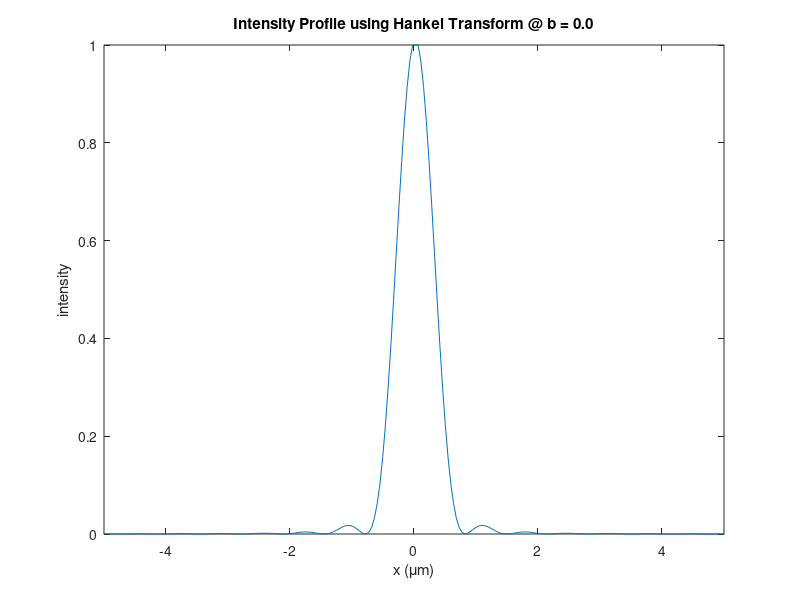

Recreate this plot in MATLAB. (Note: this script raises an error after producing the figure.)
%% *[2021-21674 : Kwon Joonwoo] - Midterm Answer*
%% *Q1. Focusing with amplitude modulation*
% ◆ Calculation of PSF

%%%%%%%%%%%%%%%%%%%%%%%%%%%%%%%%%%%%%%%%%%%%%%%%%%%%%%%%%%%%%%%%%%%%%%%%%%%%%%%%%%%%%%%%%%%
%%%%%%%%%%%%%%               Finding PSF using Hankel Transform              %%%%%%%%%%%%%% 
%%%%%%%%%%%%%%%%%%%%%%%%%%%%%%%%%%%%%%%%%%%%%%%%%%%%%%%%%%%%%%%%%%%%%%%%%%%%%%%%%%%%%%%%%%%

close all;
clear;
clc;

% parameters
lambda = 0.0005;    % mm, in vacuum
k = 2*pi/lambda;    % vacuum wavenumber

a = 6;              % mm, circular aperture radius
f = 20;             % mm, focal length
xL = a*15;          % mm, half limit in x
yL = a*15;          % mm, half limit in y
Nx = 1024*4;
Ny = 1024*4;

% Coordinate 1
xp = linspace(-xL,xL,Nx);  % 1D vector
yp = linspace(-yL,yL,Ny);  % 1D vector
[x, y] = meshgrid(xp,yp); 
r = sqrt(x.^2 + y.^2);

% Coordinate 2
fx = 1/diff(xp(1:2))*linspace(-Nx/2,Nx/2-1,Nx)/Nx;
fy = 1/diff(yp(1:2))*linspace(-Ny/2,Ny/2-1,Nx)/Ny;
x2 = fx*(lambda*(f));
y2 = fy*(lambda*(f));
[x2D, y2D] = meshgrid(x2,y2);
rho = sqrt(x2D.^2 + y2D.^2);

%
Nb = 30;
bs = linspace(0,5.9,Nb);

xLdisp = 3;   % micron
yLdisp = 3;   % micron

analyze_bs = zeros(Nb, Nx);

for cnt = 1:length(bs)
    b = bs(cnt);
    n_r2D = (k*a/f)*rho;
    n2_r2D = (k*b/f)*rho;
    
    % Pupil Function
    Pupil_h = zeros(size(r));
    Pupil_h(r>b & r<a) = 1;
    
    if b ~= 0
        apsf = 2/(a^2-b^2)*(a^2*besselj(1,n_r2D)./(n_r2D) - b^2*besselj(1,n2_r2D)./(n2_r2D));

        ipsf = abs(apsf).^2;
        n_ipsf = ipsf./max(ipsf(:));
        n_ipsf(round(Ny/2)+1, round(Nx/2)+1) = 1; % eliminate NAN value as its value is 1. [ lim(bessel(x)/x) = 0.5 ]
        
        mat = n_ipsf(round(Ny/2)+1,:);
        new_mat = round(mat, 2);
        analyze_bs(cnt,:) = new_mat;
        
        if rem(cnt,3) == 0
            figure; plot(xp, n_ipsf(round(Ny/2)+1,:));
            title(['Intensity Profile using Hankel Transform @ b = ', num2str(b,'% 5.1f')]); xlabel('x (\mum)'); ylabel('intensity');
            xlim([-5 5]);
            
            % subplot - Pupil Function
            figure; subplot(1,3,1); imagesc(xp,yp,Pupil_h); axis image; colormap pink; colorbar;
            set(gca,'YDir','normal','FontSize',9); xlim([-10 10]); ylim([-10 10]);xlabel('x (mm)');ylabel('y (mm)');
            title('Pupil Function');
 
            % subplot - Calculated PSF
            subplot(1,3,2); imagesc(x2*1000,y2*1000,n_ipsf); axis image; colormap pink; colorbar;
            set(gca,'YDir','normal','FontSize',9); xlim([-xLdisp xLdisp]); ylim([-yLdisp yLdisp]); xlabel('x (\mum)'); ylabel('y (\mum)');
            title('PSF');

            % subplot - Intensity Profile
            subplot(1,3,3); plot(x2*1000, mat); axis image; colormap pink; colorbar;
            set(gca,'YDir','normal','FontSize',9); xlim([-2 2]); ylim([-2 2]); xlabel('x (\mum)'); ylabel('intensity');
            title('Intensity Profile');
       
        end
        
    else
        apsf = 2*besselj(1,n_r2D)./(n_r2D);

        ipsf = abs(apsf).^2;
        n_ipsf = ipsf./max(ipsf(:));
        n_ipsf(round(Ny/2)+1, round(Nx/2)+1) = 1; % eliminate NAN value as its value is 1. [ lim(bessel(x)/x) = 0.5 ]
        
        % Intensity Profile
        figure; plot(xp, n_ipsf(round(Ny/2)+1,:));
        title(['Intensity Profile using Hankel Transform @ b = ', num2str(b,'% 5.1f')]); xlabel('x (\mum)'); ylabel('intensity');
        xlim([-5 5]);
        
        % subplot - Pupil Function
        figure; subplot(1,3,1); imagesc(xp,yp,Pupil_h); axis image; colormap pink; colorbar;
        set(gca,'YDir','normal','FontSize',9); xlim([-10 10]); ylim([-10 10]);xlabel('x (mm)');ylabel('y (mm)'); 
        title('Pupil Function');
        
        mat = n_ipsf(round(Ny/2)+1,:);
        new_mat = round(mat, 2);
        analyze_bs(cnt,:) = new_mat;
        
        % subplot - Calculated PSF
        subplot(1,3,2); imagesc(x2*1000,y2*1000,n_ipsf); axis image; colormap pink; colorbar;
        set(gca,'YDir','normal','FontSize',9); xlim([-xLdisp xLdisp]); ylim([-yLdisp yLdisp]); xlabel('x (\mum)'); ylabel('y (\mum)');
        title('PSF');
        
        % subplot - Intensity Profile
        subplot(1,3,3); plot(x2*1000, mat); axis image; colormap pink; colorbar;
        set(gca,'YDir','normal','FontSize',9); xlim([-2 2]); ylim([-2 2]); xlabel('x (\mum)'); ylabel('intensity');
        title('Intensity Profile');
    end
end

figure; imagesc(xp,yp,n_ipsf);xlim([-10 10]); ylim([-10 10]);
title('PSF using Hankel Transform @ b = 5.9'); colormap('pink'); xlabel('x (\mum)'); ylabel('y (\mum)');
colorbar;
%% 
% Focus일때 b값을 변화시키면서 PSF를 계산하고 intensity profile을 계산하였다. Annular Aperture 일 
% 때, b값이 증가함에 따라 PSF가 더 좁아지는 것을 볼 수 있다.
% 
% PSF가 좁아지므로 따라서 b값이 증가할수록 Resolution이 증가한다. 실제로 psf를 보면 resolution이 더 상승하는 
% 것을 볼 수 있다.
% 
% PSF는 Hankel Transform을 통해 구했으며 사용된 수식은 아래와 같다. 또한 r 값이 0일때는 bessel 함수가 $\frac{0}{0}$꼴이 
% 되어 정의가 안되므로 이때는 if-else문을 통해 1 값을 넣어주었다. $\lim_{x\longrightarrow 0} \frac{J_1 
% \left(x\right)}{x}=0\ldotp 5$ 
% 
% 


%%%%%%%%%%%%%%%%%%%%%%%%%%%%%%%%%%%%%%%%%%%%%%%%%%%%%%%%%%%%%%%%%%%%%%%%%%%%%%%%%%%%%%%%%%%
%%%%%%%%%%%%%%        Finding PSF using Fast Fourier Transform (FFT)         %%%%%%%%%%%%%% 
%%%%%%%%%%%%%%%%%%%%%%%%%%%%%%%%%%%%%%%%%%%%%%%%%%%%%%%%%%%%%%%%%%%%%%%%%%%%%%%%%%%%%%%%%%%


% Calculation of PSF 
analyze_bs_fft = zeros(Nb, Nx);

for cnt = 1:length(bs)
    b = bs(cnt);
    
    % Pupil Function
    Pupil = zeros(size(r));
    Pupil(r>b & r<a) = 1;
    
    % PSF
    psf_fft = fftshift(fft2(Pupil));
    ipsf_fft = abs(psf_fft).^2;
    n_ipsf_fft = ipsf_fft./max(ipsf_fft(:));
    
    % Intensity Profile @ y=0
    mat_fft = n_ipsf_fft(round(Ny/2)+1,:);
    new_mat_fft = round(mat_fft, 2);
    analyze_bs_fft(cnt,:) = new_mat_fft; 
end

figure; imagesc(xp,yp,n_ipsf_fft);xlim([-10 10]); ylim([-10 10]);
title('PSF using FFT @ b = 5.9'); colormap('pink'); xlabel('x (\mum)'); ylabel('y (\mum)');
colorbar;
%% 
% 다음으로 Fast Fourier Transform을 이용하여 PSF를 구해보았다. 2D 평면에서 봤을때 Hankel Transform을 
% 이용한 PSF와 FFT를 사용하여 구한 PSF는 얼추 비슷한 것을 볼 수 있다.
% ◆ Finding FWHM


%% Calculation of FWHM (Hankel Transform)

FWHM_bs = zeros(1, Nb);
for cnt = 1:Nb
    xx = -xL:0.001:xL;
    yy = interp1(xp, analyze_bs(cnt,:),xx,'spline');
    newt_yy = round(yy,2);
    zero_mat = 0.5*ones(size(newt_yy));
    real_new = abs(newt_yy-zero_mat);
    rlocation = find(real_new==min(real_new));
    final_loc = abs(xx(rlocation)); 
    FWHM_bs(:,cnt) = min(final_loc)*2; %% pick the smallest location among calculated FWHMs 
end

bxx = 1:3:length(FWHM_bs);

temp_FWHM_bs = zeros(size(bxx));
for k = 1:length(bxx)
    temp_FWHM_bs(:,k) = FWHM_bs(bxx(k)); 
end

bs = linspace(0,5.9,Nb);
sq = 0:(0.01):(Nb);
new_FWHM_bs = interp1(bxx, temp_FWHM_bs, sq,'spline');

figure; plot(bs, FWHM_bs,'-rs', 'LineWidth', 1);
title('[Hankel Transform] FWHM over b(mm)');
xlabel('b (mm)');ylabel('FWHM (\mum)'); 
figure; plot(sq, new_FWHM_bs, 'LineWidth', 1); 
title('[interpolated] FWHM over b(mm)');
xlabel('sampling bs (mm)');ylabel('FWHM (\mum)'); 
%% 
% 다음은 FWHM을 구해보겠다. FWHM을 구하기 위해선 Intensity가 0.5가 되는 지점을 찾아야 하는데 기존의 sampling 
% points로는 정확한 지점을 찾을 수 없다.
% 
% 따라서 interpolation을 통해 각 sampling point 사이에 점들을 더 추가해서 더 촘촘하게 값을 찾아보겠다. spline 
% interpolation을 이용했으며 이를 통해 intensity가 0.5인 지점을 찾았다.
% 
% 이때 rounding problem (부동소수점) 문제 때문에 intensity가 0.5를 만족하는 지점이 단 두곳이 나오는 것이 아니라 
% 여러 곳이 나올 수도 있는데 이런 경우, FWHM이 가장 작게 만들어지는 X값을 선택하였다.
% 
% 이는 소수점 계산의 한계로 인해 생기는 오차라고 할 수 있겠다. 따라서 Hankel transform을 통해 구한 FWHM 값을 빨간색으로 
% Plot하고 이 그래프를 다시 한 번 spline interpolation 해서 파란색 graph로 plot 했다.
% 
% 그래프를 보면 b 값이 증가할수록 FWHM이 줄어드는 것을 볼 수 있다.


%% Calculation of FWHM (FFT)

FWHM_bs_fft = zeros(1, Nb);
for cnt = 1:Nb
    xx = -xL:0.001:xL;
    yy_fft = interp1(xp, analyze_bs_fft(cnt,:),xx,'spline');
    newt_yy_fft = round(yy_fft,2);
    zero_mat_fft = 0.5*ones(size(newt_yy_fft));
    real_new_fft = abs(newt_yy_fft-zero_mat_fft);
    rlocation_fft = find(real_new_fft==min(real_new_fft));
    final_loc_fft = abs(xx(rlocation_fft)); 
    FWHM_bs_fft(:,cnt) = min(final_loc_fft)*2; %% pick the smallest location among calculated FWHMs 
end

bxx_fft = 1:3:length(FWHM_bs_fft);

temp_FWHM_bs_fft = zeros(size(bxx_fft));
for k = 1:length(bxx_fft)
    temp_FWHM_bs_fft(:,k) = FWHM_bs_fft(bxx(k)); 
end

bs = linspace(0,5.9,Nb);
sq_fft = 0:(0.01):(Nb);
new_FWHM_bs_fft = interp1(bxx, temp_FWHM_bs_fft, sq_fft,'spline');

figure; plot(bs, FWHM_bs_fft,'-rs', 'LineWidth', 1);
title('[Fast Fourier Transform] FWHM over b(mm)');
xlabel('b (mm)');ylabel('FWHM (\mum)'); 
figure; plot(sq_fft, new_FWHM_bs_fft, 'LineWidth', 1); 
title('[interpolated] FWHM over b(mm)');
xlabel('sampling bs (mm)');ylabel('FWHM (\mum)'); 
%% 
% 또한 FFT를 이용하여 FWHM을 구하고 이 그래프를 Spline interpolate 하였다. 위와 똑같은 방식으로 FWHM을 구했다.
% ◆ Comparison of FWHM improvement between $\frac{b}{a}=0\ldotp 8$ and $\frac{b}{a}=0$ 

%%%% Hankel Transform Method
%%%% b/a  = 0.8 -> b = 4.8
%%%% b/a  = 0   -> b = 0

FWHM_b48 = 1;
FWHM_b0 = 1;

for i = 1:length(sq)
    new_bs = round(sq(i)./5,2);
    if new_bs == 4.8
        if FWHM_b48 > new_FWHM_bs(i) 
            FWHM_b48 = new_FWHM_bs(i); %% pick the smallest value among calculated FWHMs 
        else
            continue  
        end
    elseif new_bs == 0
        if FWHM_b0 > new_FWHM_bs(i)
            FWHM_b0 = new_FWHM_bs(i); %% pick the smallest value among calculated FWHMs 
        else
            continue  
        end
    end
end

improved_FWHM = abs(FWHM_b0-FWHM_b48);
fprintf('[Hankel Transform]')
fprintf('The FWHM improvement using Hankel Transform is %5.3f', improved_FWHM)
fprintf('FWHM_b0 : %5.3f FWHM_b48 : %5.3f', FWHM_b0, FWHM_b48)
%%
%%%% Fast Fourier Transform Method
%%%% b/a  = 0.8 -> b = 4.8
%%%% b/a  = 0   -> b = 0

FWHM_b48_fft = 1;
FWHM_b0_fft = 1;

for i = 1:length(sq_fft)
    new_bs_fft = round(sq_fft(i)./5,2);
    if new_bs_fft == 4.8
        if FWHM_b48_fft > new_FWHM_bs_fft(i)
            FWHM_b48_fft = new_FWHM_bs_fft(i); %% pick the smallest value among calculated FWHMs 
        else
            continue  
        end
    elseif new_bs_fft == 0
        if FWHM_b0_fft > new_FWHM_bs_fft(i)
            FWHM_b0_fft = new_FWHM_bs_fft(i);  %% pick the smallest value among calculated FWHMs 
        else
            continue  
        end
    end
end

improved_FWHM_fft = abs(FWHM_b0_fft-FWHM_b48_fft);
fprintf('[Fast Fourier Transform]')
fprintf('The FWHM improvement using Fast Fourier Transform is %5.3f', improved_FWHM_fft)
fprintf('FWHM_b0_fft : %5.3f FWHM_b48_fft : %5.3f', FWHM_b0_fft, FWHM_b48_fft)
%% 
% $\frac{b}{a}$ 값이 0.8일때와 0일때를 비교해보도록 하겠다. 우선 Hankel Transform을 사용하면 $\frac{b}{a}$ 
% 값이 0.8일 때가 0일때에 대비하여 FWHM이 더 작은 것을 확인할 수 있다.
% 
% 즉, b가 4.8일 때가 0일때보다 FWHM이 작으며 PSF가 더 좁다. 수치적으론 b가 변하면서 improvement가 0.156$\mu 
% m$정도 좁아진다.. 또한 FFT를 이용하여 계산하면 0.140$\mu m$이 나오는 것을 볼 수 있다. 
% 
% b가 4.8 일때와 0일때 FWHM은 부동소수점 문제 때문에 기존의 graph에선 정확하지 않은 값이 나온다. 예를 들어, intensity가 
% 0.5인 지점을 찾고 싶은데 기존의 graph엔 0.489와 0.510에 해당하는 값만 있는 것이다.
% 
% 따라서 이 사이를 보간하여 0.5에 가장 가까운 값을 찾아 FWHM을 도출하였다. 
% 
% 또한 Hankel Tranform과 FFT이 계산한 improvement가 다른데 이는 작동 알고리즘에 있어 Round할 때 소수점 
% 계산의 차이로 인해 생기는 문제로 추정된다. 
%% *Q2. PSF engineering*
% ◆ Calculation of Effective Pupil and PSF

close all;
clear; clc;

% parameters
lambda = 0.0005;       % mm, in vacuum
k = 2*pi/lambda;       % vacuum wavenumber

a = 5;                 % mm, pupil size
r1 = 2.2; r2 = 3.5;    % mm, pupil range (rho : Cylindrical Coordinate)
f = 100;               % mm, focal length
zs = [-0.8 0 0.8];     % mm, defucus
m = 4;                 % integer, topological charge

% coordinate
xL = a*15;             % mm, half limit in x
yL = a*15;             % mm, half limit in y
Nx = 1024*4;
Ny = 1024*4;
x = linspace(-xL,xL,Nx);  % 1D vector
y = linspace(-yL,yL,Ny);  % 1D vector

[x2, y2] = meshgrid(x,y);
[theta, rho] = cart2pol(x2,y2); % Cartesian Coord. -> Cylindrical Coord.

% Pupil
Phase = mod(m*theta + 4*pi*rho./a, 2*pi);
Pupil = zeros(size(Phase));
temp_value = exp(-1i*Phase);
Pupil(rho<a) = temp_value(rho<a);
Pupil(rho<r2) = 0;
Pupil(rho<r1) = exp(1i*2*pi);

figure; imagesc(x, y, imag(Pupil)); axis image; colormap('pink'); colorbar;
set(gca,'YDir','normal','FontSize',9);xlim([-10 10]);ylim([-10 10]);
xlabel('x (mm)');ylabel('y (mm)'); set(gca,'fontsize',12);
title('Pupil Function');

for cnt = 1: length(zs)
    fprintf('@ z value : %5.1f', zs(cnt))
    
    % effective Pupil
    eff_pupil = Pupil.*exp(-1i*k*zs(cnt)/(2*f^2).*rho.^2);
    
    % Fast Fourier Transform
    fft = fftshift(fft2(eff_pupil));
    I_fft = abs(fft).^2;
    nI_fft = I_fft/max(I_fft(:)); % normalized
    
    % Coordinates (f -> x)
    fx = 1/diff(x(1:2))*linspace(-Nx/2,Nx/2-1,Nx)/Nx;
    fy = 1/diff(y(1:2))*linspace(-Ny/2,Ny/2-1,Nx)/Ny;
    x2 = fx*(lambda*(f+zs(cnt)));
    y2 = fy*(lambda*(f+zs(cnt)));

    xLdisp = 50;   % micron
    yLdisp = 50;   % micron
    
    % Plotting
    figure;
    subplot(1,2,1); imagesc(x,y,imag(eff_pupil)); axis image; colormap pink; colorbar;
    set(gca,'YDir','normal','FontSize',9);xlim([-10 10]);ylim([-10 10]);
    xlabel('x (mm)');ylabel('y (mm)');
    title(['Effective Pupil PSF @ z = ',num2str(zs(cnt),'% 5.1f'),' mm']);

    subplot(1,2,2); imagesc(x2*1000,y2*1000,nI_fft); axis image; colormap pink; colorbar;
    xlim([-xLdisp xLdisp]);ylim([-yLdisp yLdisp]);set(gca,'fontsize',9);
    set(gca,'XTick',-xLdisp:25:xLdisp,'YTick',-yLdisp:50:yLdisp);
    set(gca,'YDir','normal');xlabel('x (\mum)');ylabel('y (\mum)');
    title(['2D Intensity pattern at z = ',num2str(zs(cnt),'% 5.1f'),' mm']);

end
%% 
% Topological charge m 값을 고려한 Pupil Function을 다음과 같이 구성하였고 이를 토대로 Effective 
% Pupil을 계산했으며
% 
% Focus 일때와 defocus 일때 2D intensity PSF pattern을 다음과 같이 plot 하였다.
%% *Q3. PSF modeling*
% ◆ Polychromatic PSF

close all;
clear; clc;

% Parameters

NA = 0.5;    % Numerical Aperature
M = 20;      % Magnification
n = 1.5;     % reflective index of lens

f = 200/M;   % mm, focal length
a = NA*f/n;  % mm, Aperature size

% Coordinates
xL = a*15;             % mm, half limit in x
yL = a*15;             % mm, half limit in y
Nx = 1024*4;
Ny = 1024*4;
x = linspace(-xL,xL,Nx);  % 1D vector
y = linspace(-yL,yL,Ny);  % 1D vector

[x2, y2] = meshgrid(x,y);
[theta, rho] = cart2pol(x2,y2); % Cartesian Coord. -> Cylindrical Coord.

% Pupil Function
pupil = zeros(size(rho));
pupil(rho<a) = 1;

figure; imagesc(x, y, (pupil)); axis image; colormap('pink'); colorbar;
set(gca,'YDir','normal','FontSize',9);xlim([-10 10]);ylim([-10 10]);
xlabel('x (mm)');ylabel('y (mm)'); set(gca,'fontsize',12);
title(['Pupil Function with a =', num2str(a,'%5.1f'), 'mm']);

% lambda & lambda_n
lambda = 575:0.5:640; % nm, lambda = [575, 640] nm

lambda_n = zeros(size(lambda));
for i = 1:length(lambda)
    lambda_n(:,i) = (lambda(:,i) - 607.5)./19.2;    % nm
end

% Spectrum
S = zeros(size(lambda_n));
for i = 1:length(lambda_n)
    S(:,i) = (-4.3)*(lambda_n(:,i).^5)+(6.3)*(lambda_n(:,i).^4)+(22.7)*(lambda_n(:,i).^3)...
        -(41.6)*(lambda_n(:,i).^2)-(25.4)*lambda_n(:,i)+(96.6);
end
S = transpose(S);

figure; plot(lambda(:),S); xlabel('lambda (nm)'); ylabel('Relative intensity (%)');
title('Emission spectrum');

%%% Scaling lambda % lambda_n (nm -> mm)
lambda = lambda.*0.000001;        % mm
lambda_n = lambda_n.*0.000001;    % mm
S = S.*(0.01);                    % Relative Intensity (%)

% Parameters - 2
analyze_poly = zeros(length(lambda), Nx);

% Calculation of PSF using Hankel Transform
for cnt = 1:length(lambda)
    
    %  Coordinates (freq -> spatial x)
    fx = 1/diff(x(1:2))*linspace(-Nx/2,Nx/2-1,Nx)/Nx;
    fy = 1/diff(y(1:2))*linspace(-Ny/2,Ny/2-1,Nx)/Ny;
    lambda_hk = lambda(:,cnt);
    k_hk =2*pi./(lambda_hk); % wavenumber
    x3 = fx.*(lambda_hk*(f));
    y3 = fy.*(lambda_hk*(f));
    
    [x2D, y2D] = meshgrid(x3, y3);
    [theta2, rho2] = cart2pol(x2D, y2D);
    
    % Hankel Transform
    n_r2D = (k_hk*a/f).*rho2;
    apsf = 2*besselj(1,n_r2D)./(n_r2D);
    
    ipsf = abs(apsf).^2;
    n_ipsf = ipsf./max(ipsf(:));
    n_ipsf(round(Ny/2)+1, round(Nx/2)+1) = 1; % eliminate NAN value as its value is 1. [ lim(bessel(x)/x) = 0.5 ]

    % Intensity Profile @ y=0
    mat = n_ipsf(round(Ny/2)+1,:);
    analyze_poly(cnt,:) = mat; 
    
end

% Intensity attenuation: Relative Intensity (Multiply by S)
atten_I = analyze_poly.*S; 
result = sum(atten_I);
result_poly = result/max(result(:));

% Plot Polychromatic PSF intensity profile
figure; plot(x, result_poly); xlim([-3 3]); 
set(gca,'YDir','normal','FontSize',9);
xlabel('x (\mum)');ylabel('Intensity (Normalized)'); set(gca,'fontsize',12);
title('Intensity Profile of Polychromatic PSF' );
%% 
% 우선 Lambda에 따라 Lambda_n 값을 구해주고 이를 토대로 Spectrum의 Relative intensity값 S를 구해주었다..
% 
% 그후, Hankel Transform을 이용하여 PSF를 구해주었으며 [575 640] nm 사이의 모든 PSF를 하나로 더한 뒤, 
% 이를 앞서 구한 Relative Intensity Matrix S와 곱해준다.
% 
% 이 값을 Plot하면 다음과 같다.
% ◆ FWHM of Polychromatic PSF

%% Calculation of FWHM (Polychromatic)

% Interpolate data to find FWHM
xx = -xL:0.001:xL;
yy_p = interp1(x, result_poly,xx,'spline');

new_yyp = round(yy_p,2);
zero_mat = 0.5*ones(size(new_yyp));
real_new = abs(new_yyp-zero_mat);
rlocation_p = find(real_new==min(real_new));
final_loc_p = abs(xx(rlocation_p)); 
FWHM_P = min(final_loc_p)*2; %% pick the smallest location among FWHMs found.

fprintf('FWHM for Polychromatic PSF : %5.3f', FWHM_P)
%% 
% Polychromatic PSF의 FWHM을 구하면 대략 0.354$\mu m$ 정도 나오는 것을 볼 수 있다. 방법은 위와 같이 보간 
% 후, Intensity가 0.5에 가장 가까운 값을 골라 그 중 FWHM을 가장 작게 만드는 값을 선정하였다.
% ◆ Monochromatic PSF and FWHM

% Intensity profile of Monochromatic

lambda607 = 0.0006075;  % mm, lambda = 607.5nm

fx0 = 1/diff(x(1:2))*linspace(-Nx/2,Nx/2-1,Nx)/Nx;
fy0 = 1/diff(y(1:2))*linspace(-Ny/2,Ny/2-1,Nx)/Ny;
k_hk2 =2*pi./(lambda607);
x2p = fx0.*(lambda607*(f));
y2p = fy0.*(lambda607*(f));

[x2Dp, y2Dp] = meshgrid(x2p, y2p);
[theta3, rho3] = cart2pol(x2Dp, y2Dp);

% Hankel Transform
n_r2Dp = (k_hk2*a/f).*rho3;
apsfp = 2*besselj(1,n_r2Dp)./(n_r2Dp);

ipsfp = abs(apsfp).^2;
n_ipsfp = ipsfp./max(ipsfp(:));
n_ipsfp(round(Ny/2)+1, round(Nx/2)+1) = 1; % eliminate NAN value as its value is 1. [ lim(bessel(x)/x) = 0.5 ]

analyze_mono = n_ipsfp(round(Ny/2)+1,:);

% Normalize
result_mono = analyze_mono./max(analyze_mono(:));


% Plot Monochromatic PSF intensity profile
figure; plot(x, result_mono); xlim([-3 3]) 
set(gca,'YDir','normal','FontSize',9);
xlabel('x (\mum)');ylabel('Intensity (Normalized)'); set(gca,'fontsize',12);
title('Intensity Profile of Monochromatic PSF');


% Calculation of FWHM (Monochromatic)

% Interpolate data to find FWHM
xx = -xL:0.001:xL;
yy_mono = interp1(x, result_mono,xx,'spline');

new_yy_mono = round(yy_mono,2);
zero_mat_mono = 0.5*ones(size(new_yy_mono));
real_new_mono = abs(new_yy_mono-zero_mat_mono);
rlocation_mono = find(real_new_mono==min(real_new_mono));
final_loc_mono = abs(xx(rlocation_mono)); 
FWHM_M = min(final_loc_mono)*2; %% pick the smallest location among FWHMs found.

fprintf('FWHM for Monochromatic PSF : %5.3f', FWHM_M)
fprintf('FWHM_M - FWHM_P : %5.3f', abs(FWHM_M-FWHM_P))

Sub = abs(result_poly-result_mono);
s
figure; plot(x, Sub); xlim([-3 3]) 
set(gca,'YDir','normal','FontSize',9);
xlabel('x (\mum)');ylabel('Subtracted Intensity (not Normalized)'); 
set(gca,'fontsize',12);
title('Subtracted Intensity');

Sub
%% 
% Monochromatic PSF를 구하면 다음과 같다. 여기서의 FWHM을 구하면 0.354$\mu m$가 나오는데 이는 위의 Polychromatic 
% PSF의 FWHM 값과 동일하다. PSF의 개형도 보면 거의 비슷한 것을 확인할 수 있다.
% 
% 이 두 PSF의 차이를 구해보면 아주 미세하지만 차이가 존재했는데 그 차이의 개형은 다음과 같다.
% 
% 또한 비교를 위해 두 결과의 차이를 나타내는 1D Matrix를 추가로 display 했다.
% 
% 
% 
% 위의 결과를 통해 주어진 spectrum에서 Polychromatic과 Quasi-monochromatic assumption을 이용한 
% Monochromatic은 차이가 거의 없음을 알 수 있으며 Assumption에 따른 PSF의 FWHM과 Polychromatic의 PSF 
% FWHM이 거의 동일하다는 것을 확인할 수 있다.
% 
% 
% 
% 따라서 어떤 한 Emission이 polychromatic 할 때, 이 emission의 Relative intensity를 통해 peak 
% lambda를 찾음으로써 Monochromatic lambda를 추정할 수 있고, 이 특정 lambda 값의 PSF를 측정한다면 해당 Emission의 
% PSF를 추정할 수 있음을 알 수 있다.